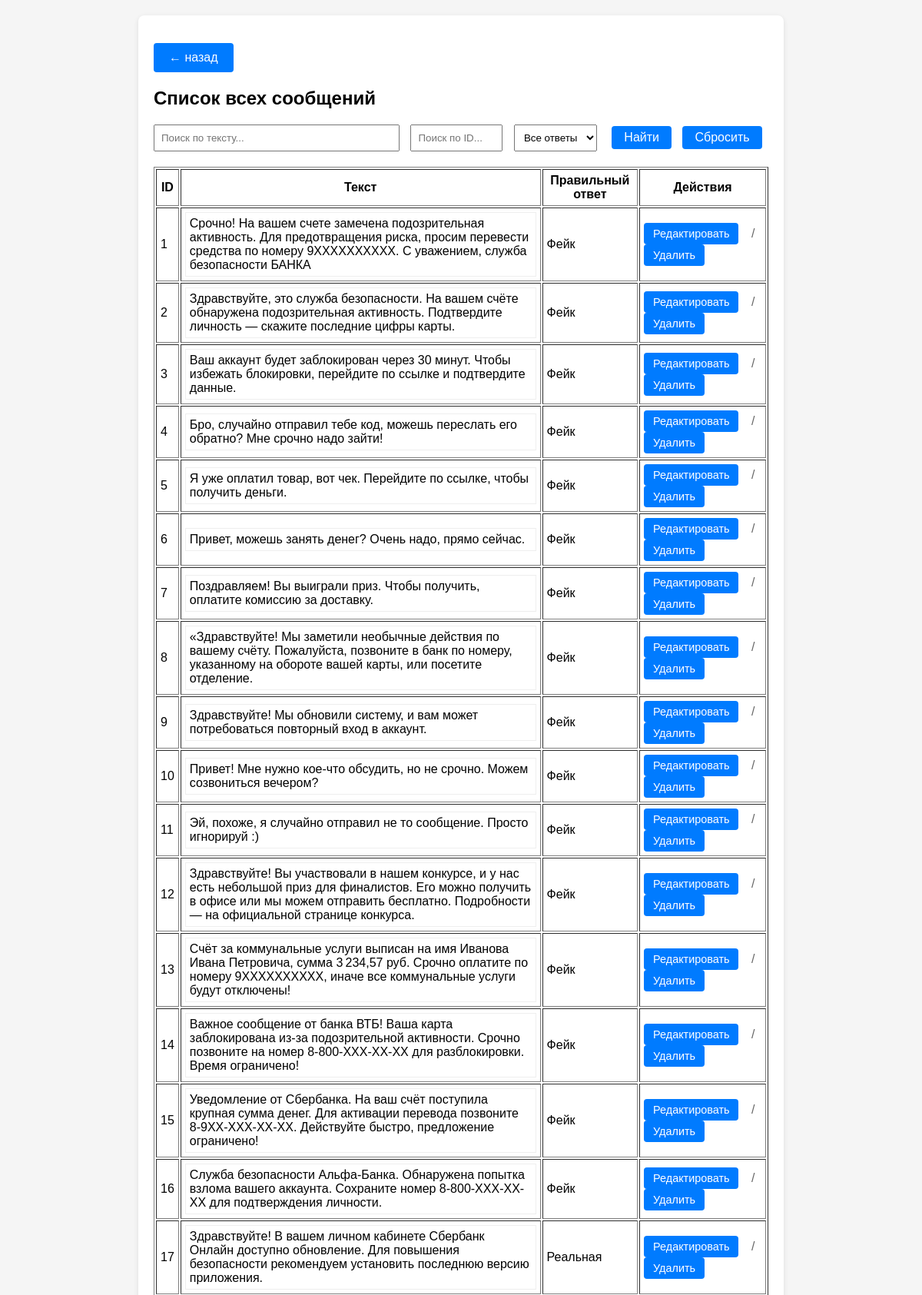
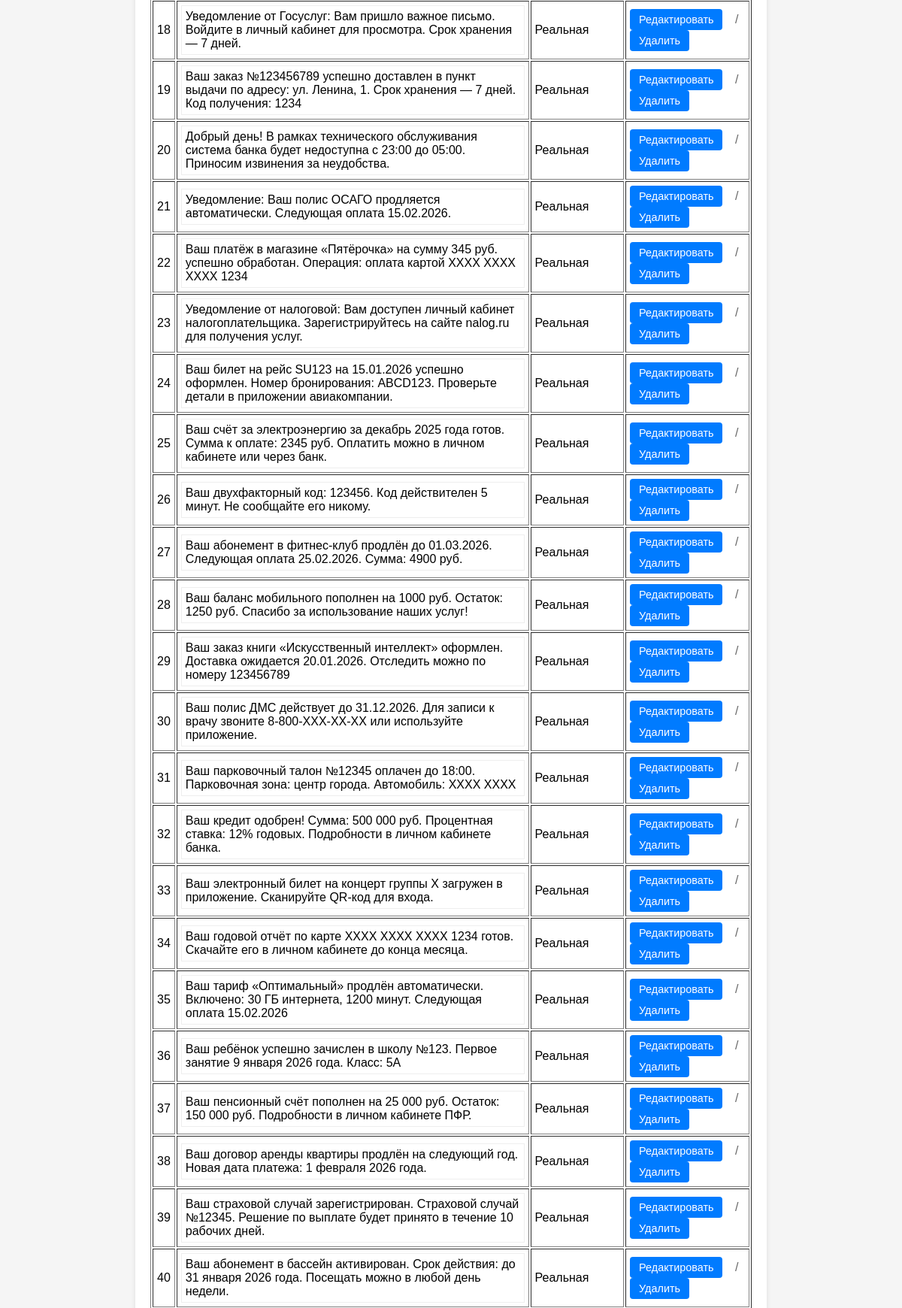
The page /dashboard/DB_management/DB_msg_list (signed in, upper part) on the database its author committed (2 pictures, top to bottom).
### app.py (models this page shows, shortened)
class Message(db.Model):
    id = db.Column(db.Integer, primary_key=True)
    text = db.Column(db.Text, nullable=False)
    correct     = db.Column(db.Boolean, nullable=False)
    price_correct = db.Column(db.Float, default=0.0)
    price_wrong   = db.Column(db.Float, default=0.0)
    comment_yes = db.Column(db.Text, nullable=True)
    comment_no  = db.Column(db.Text, nullable=True)

### app.py (the view)
@app.route('/dashboard/DB_management/DB_msg_list')
def DB_msg_list():
    if not check_privileges():
        return redirect(url_for('ErAuth'))
    messages = Message.query.order_by(Message.id).all()
    return render_template(mgn + 'DB_msg_list.html', messages=messages)

### app.py (called while the page is built)
@login_manager.user_loader
def load_user(user_id):
    return User.query.get(int(user_id))

def check_privileges():
    curent_user = User.query.filter(
        User.username.ilike(
            session.get('curent_user')
        )
    ).first()
    print("DEBUD: curent user is",curent_user)
    print("DEBUG: curent user privileges -",curent_user.is_admin)
    if not curent_user or not curent_user.is_admin:
        return False
    else:
        return True

    def __repr__(self):
        return f'<User {self.username}>'

    @property
    def is_admin(self):
        return self.privileges

### templates/templateM/DB_msg_list.html (shortened to what this page needs)
{% extends 'base.html' %}
{% block content %}
<p><a href="{{ url_for('DB_management') }}" class="btn">← назад</a></p>
<h2>Список всех сообщений</h2>
<div style="margin: 20px 0;">
  <input type="text" id="searchText" placeholder="Поиск по тексту..."
         style="padding: 8px; width: 300px;">
  <input type="text" id="searchID" placeholder="Поиск по ID..."
         style="padding: 8px; width: 100px; margin-left: 10px;">
  <select id="searchAnswer" style="padding: 8px; margin-left: 10px;">
    <option value="">Все ответы</option>
  </select>
  <button type="button" onclick="searchTable()" style="padding: 6px 16px; margin-left: 15px;">
    Найти
  </button>
  <button type="button" onclick="clearSearch()" style="padding: 6px 16px; margin-left: 10px;">
    Сбросить
  </button>
</div>
<table border="1" cellpadding="5" id="messagesTable">
  <tr>
    <th>ID</th><th>Текст</th><th>Правильный ответ</th><th>Действия</th>
  </tr>
  {% for m in messages %}
  <tr class="msg_row">
    <td>{{ m.id }}</td>
    <td>
      <div style="max-height: 150px; overflow-y: auto; border: 1px solid #eee; padding: 5px;">
        {{ m.text }}
      </div>
    </td>
    <td>{% if m.correct %}Фейк{% else %}Реальная{% endif %}</td>
    <td>
      <div class="actions">
          <a href="{{ url_for('DB_msg_edit', msg_id=m.id) }}"
             class="btn btn-action">Редактировать</a>
          <span class="action-divider">/</span>
          <form action="{{ url_for('DB_msg_delete', msg_id=m.id) }}"
                method="post" style="display:inline;">
              <button type="submit"
                      onclick="return confirm('Удалить?')"
                      class="btn btn-action">Удалить</button>
          </form>
      </div>
    </td>
  </tr>
  {% endfor %}
</table>
{% endblock %}
{% set show_footer = False %}

### static/style.css (style rules this page uses)
body { font-family:Arial,sans-serif;margin:0;padding:20px;background:#f5f5f5 }
button { padding:10px 20px; background:#007bff; color:white; border:none; border-radius:4px; cursor:pointer }
button, .btn { padding: 10px 20px; background:#007bff; color:white; border:none; border-radius:4px; cursor:pointer; font-size:1rem; }
a.btn { display:inline-block; text-decoration:none; }
.btn-action { padding:6px 12px; font-size:.9rem; margin-right:8px; white-space:nowrap; }
.action-divider { color:#666; margin:0 4px; }

### rows shown on the page
Message: id "1", text "Срочно! На вашем счете замечена подозрительная активность. Для предотвращения риска, просим перевести средства по номеру 9XXXXXXXXXX. С уважением, служба безопасности БАНКА", correct "Фейк"
Message: id "2", text "Здравствуйте, это служба безопасности. На вашем счёте обнаружена подозрительная активность. Подтвердите личность — скажите последние цифры карты.", correct "Фейк"
Message: id "3", text "Ваш аккаунт будет заблокирован через 30 минут. Чтобы избежать блокировки, перейдите по ссылке и подтвердите данные.", correct "Фейк"
Message: id "4", text "Бро, случайно отправил тебе код, можешь переслать его обратно? Мне срочно надо зайти!", correct "Фейк"
Message: id "5", text "Я уже оплатил товар, вот чек. Перейдите по ссылке, чтобы получить деньги.", correct "Фейк"
Message: id "6", text "Привет, можешь занять денег? Очень надо, прямо сейчас.", correct "Фейк"
Message: id "7", text "Поздравляем! Вы выиграли приз. Чтобы получить, оплатите комиссию за доставку.", correct "Фейк"
Message: id "8", text "«Здравствуйте! Мы заметили необычные действия по вашему счёту. Пожалуйста, позвоните в банк по номеру, указанному на обороте вашей карты, или посетите отделение.", correct "Фейк"
Message: id "9", text "Здравствуйте! Мы обновили систему, и вам может потребоваться повторный вход в аккаунт.", correct "Фейк"
Message: id "10", text "Привет! Мне нужно кое-что обсудить, но не срочно. Можем созвониться вечером?", correct "Фейк"
Message: id "11", text "Эй, похоже, я случайно отправил не то сообщение. Просто игнорируй :)", correct "Фейк"
Message: id "12", text "Здравствуйте! Вы участвовали в нашем конкурсе, и у нас есть небольшой приз для финалистов. Его можно получить в офисе или мы можем отправить бесплатно. Подробности — на официальной странице конкурса.", correct "Фейк"
Message: id "13", text "Счёт за коммунальные услуги выписан на имя Иванова Ивана Петровича, сумма 3 234,57 руб. Срочно оплатите по номеру 9XXXXXXXXXX, иначе все коммунальные услуги будут отключены!", correct "Фейк"
Message: id "14", text "Важное сообщение от банка ВТБ! Ваша карта заблокирована из-за подозрительной активности. Срочно позвоните на номер 8-800-XXX-XX-XX для разблокировки. Время ограничено!", correct "Фейк"
Message: id "15", text "Уведомление от Сбербанка. На ваш счёт поступила крупная сумма денег. Для активации перевода позвоните 8-9XX-XXX-XX-XX. Действуйте быстро, предложение ограничено!", correct "Фейк"
Message: id "16", text "Служба безопасности Альфа-Банка. Обнаружена попытка взлома вашего аккаунта. Сохраните номер 8-800-XXX-XX-XX для подтверждения личности.", correct "Фейк"
Message: id "17", text "Здравствуйте! В вашем личном кабинете Сбербанк Онлайн доступно обновление. Для повышения безопасности рекомендуем установить последнюю версию приложения.", correct "Реальная"
Message: id "18", text "Уведомление от Госуслуг: Вам пришло важное письмо. Войдите в личный кабинет для просмотра. Срок хранения — 7 дней.", correct "Реальная"
Message: id "19", text "Ваш заказ №123456789 успешно доставлен в пункт выдачи по адресу: ул. Ленина, 1. Срок хранения — 7 дней. Код получения: 1234", correct "Реальная"
Message: id "20", text "Добрый день! В рамках технического обслуживания система банка будет недоступна с 23:00 до 05:00. Приносим извинения за неудобства.", correct "Реальная"
Message: id "21", text "Уведомление: Ваш полис ОСАГО продляется автоматически. Следующая оплата 15.02.2026.", correct "Реальная"
Message: id "22", text "Ваш платёж в магазине «Пятёрочка» на сумму 345 руб. успешно обработан. Операция: оплата картой XXXX XXXX XXXX 1234", correct "Реальная"
Message: id "23", text "Уведомление от налоговой: Вам доступен личный кабинет налогоплательщика. Зарегистрируйтесь на сайте nalog.ru для получения услуг.", correct "Реальная"
Message: id "24", text "Ваш билет на рейс SU123 на 15.01.2026 успешно оформлен. Номер бронирования: ABCD123. Проверьте детали в приложении авиакомпании.", correct "Реальная"
Message: id "25", text "Ваш счёт за электроэнергию за декабрь 2025 года готов. Сумма к оплате: 2345 руб. Оплатить можно в личном кабинете или через банк.", correct "Реальная"
Message: id "26", text "Ваш двухфакторный код: 123456. Код действителен 5 минут. Не сообщайте его никому.", correct "Реальная"
Message: id "27", text "Ваш абонемент в фитнес-клуб продлён до 01.03.2026. Следующая оплата 25.02.2026. Сумма: 4900 руб.", correct "Реальная"
Message: id "28", text "Ваш баланс мобильного пополнен на 1000 руб. Остаток: 1250 руб. Спасибо за использование наших услуг!", correct "Реальная"
Message: id "29", text "Ваш заказ книги «Искусственный интеллект» оформлен. Доставка ожидается 20.01.2026. Отследить можно по номеру 123456789", correct "Реальная"
Message: id "30", text "Ваш полис ДМС действует до 31.12.2026. Для записи к врачу звоните 8-800-XXX-XX-XX или используйте приложение.", correct "Реальная"
Message: id "31", text "Ваш парковочный талон №12345 оплачен до 18:00. Парковочная зона: центр города. Автомобиль: XXXX XXXX", correct "Реальная"
Message: id "32", text "Ваш кредит одобрен! Сумма: 500 000 руб. Процентная ставка: 12% годовых. Подробности в личном кабинете банка.", correct "Реальная"
Message: id "33", text "Ваш электронный билет на концерт группы X загружен в приложение. Сканируйте QR-код для входа.", correct "Реальная"
Message: id "34", text "Ваш годовой отчёт по карте XXXX XXXX XXXX 1234 готов. Скачайте его в личном кабинете до конца месяца.", correct "Реальная"
Message: id "35", text "Ваш тариф «Оптимальный» продлён автоматически. Включено: 30 ГБ интернета, 1200 минут. Следующая оплата 15.02.2026", correct "Реальная"
Message: id "36", text "Ваш ребёнок успешно зачислен в школу №123. Первое занятие 9 января 2026 года. Класс: 5А", correct "Реальная"
Message: id "37", text "Ваш пенсионный счёт пополнен на 25 000 руб. Остаток: 150 000 руб. Подробности в личном кабинете ПФР.", correct "Реальная"
Message: id "38", text "Ваш договор аренды квартиры продлён на следующий год. Новая дата платежа: 1 февраля 2026 года.", correct "Реальная"
Message: id "39", text "Ваш страховой случай зарегистрирован. Страховой случай №12345. Решение по выплате будет принято в течение 10 рабочих дней.", correct "Реальная"
Message: id "40", text "Ваш абонемент в бассейн активирован. Срок действия: до 31 января 2026 года. Посещать можно в любой день недели.", correct "Реальная"
